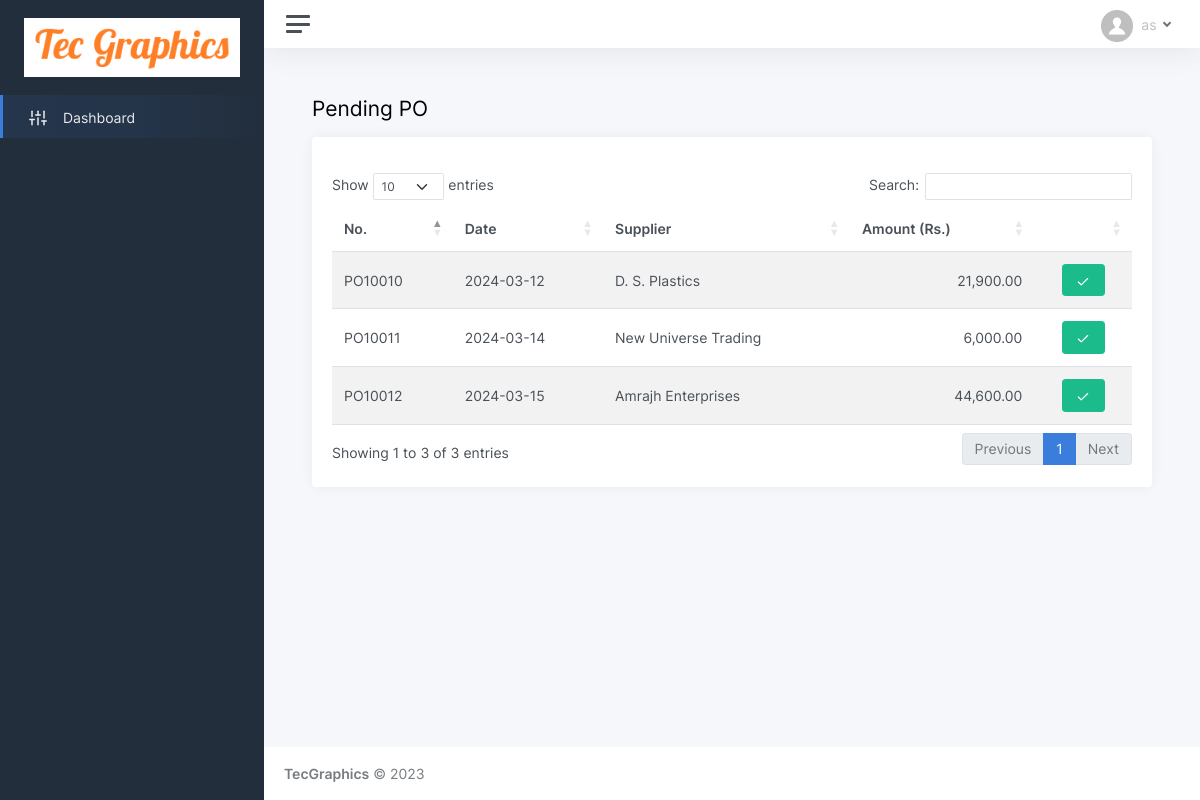
Page /pending_po.php on the committed database.
### tables this page shows
CREATE TABLE IF NOT EXISTS `purchase_order_summary` (
  `id` int(11) NOT NULL AUTO_INCREMENT,
  `po_no` varchar(15) NOT NULL,
  `po_date` varchar(25) NOT NULL,
  `supplier` int(11) NOT NULL,
  `total` varchar(15) NOT NULL,
  `snote` varchar(500) NOT NULL,
  `grn` varchar(5) NOT NULL DEFAULT 'no',
  `user` int(11) NOT NULL,
  `datetime` varchar(25) NOT NULL,
  `approval` varchar(10) NOT NULL DEFAULT 'pending',
  `app_user` int(11) NOT NULL,
  `app_datetime` varchar(25) NOT NULL,
  PRIMARY KEY (`id`)
);

CREATE TABLE IF NOT EXISTS `supplier` (
  `id` int(11) NOT NULL AUTO_INCREMENT,
  `sname` varchar(75) NOT NULL,
  `contactp` varchar(75) NOT NULL,
  `contact` varchar(50) NOT NULL,
  `address` varchar(250) NOT NULL,
  `email` varchar(150) NOT NULL,
  PRIMARY KEY (`id`)
);

### pending_po.php (the view, shortened to what this page needs)
<!DOCTYPE html>
<html lang="en">
<head>
	<?php include('header.php'); ?>
</head>
<body>
	<div class="wrapper">
	<?php include('sidebar.php'); ?>
		<div class="main">
		<?php include('topbar.php'); ?>
			<main class="content">
				<div class="container-fluid p-0">
					<div class="row">
					<h1 class="h3 mb-3 col-10">Pending PO</h1>
					</div>
					<div class="row">
						<div class="col-12">
							<div class="card">
								<div class="card-body">
										<div class="row mb-3" id="alert_div">
										</div>
									<table id="datatables-reponsive" class="table table-striped" style="width:100%">
										<thead>
										  <tr>
											<th>No.</th>
											<th>Date</th>
											<th>Supplier</th>
											<th>Amount (Rs.)</th>
											<th>&nbsp;</th>
										  </tr>
										</thead>
										<tbody>
										  <?php
										  $select_po = mysqli_query($con, "SELECT * FROM purchase_order_summary WHERE approval = 'pending'");
										  while($result_po = mysqli_fetch_array($select_po)){
											$select_supp = mysqli_query($con, "SELECT sname FROM supplier WHERE id = '{$result_po['supplier']}'");
											$result_supp = mysqli_fetch_array($select_supp);
										  ?>
										  <tr>
											<td><?php echo $result_po['po_no']; ?></td>
											<td><?php echo $result_po['po_date']; ?></td>
											<td><?php echo $result_supp['sname']; ?></td>
											<td align="right"><?php echo number_format($result_po['total'], 2, '.', ','); ?></td>
											<td align="center"><a href="approve_purchase_order.php?qid=<?php echo $result_po['id']; ?>" ><button type="button" class="btn btn-success" title="Approve" ><i data-feather="check"></i></button></a></td>
										 </tr>
										  <?php } ?>
										</tbody>
									</table>
								</div>
							</div>
						</div>
					</div>
				</div>
			</main>
			<?php include('footer.php'); ?>
		</div>
	</div>
</body>
</html>

### rows in the picture
purchase_order_summary: po_no "PO10010", po_date "2024-03-12", supplier.sname "D. S. Plastics", total "21,900.00"
purchase_order_summary: po_no "PO10011", po_date "2024-03-14", supplier.sname "New Universe Trading", total "6,000.00"
purchase_order_summary: po_no "PO10012", po_date "2024-03-15", supplier.sname "Amrajh Enterprises", total "44,600.00"
